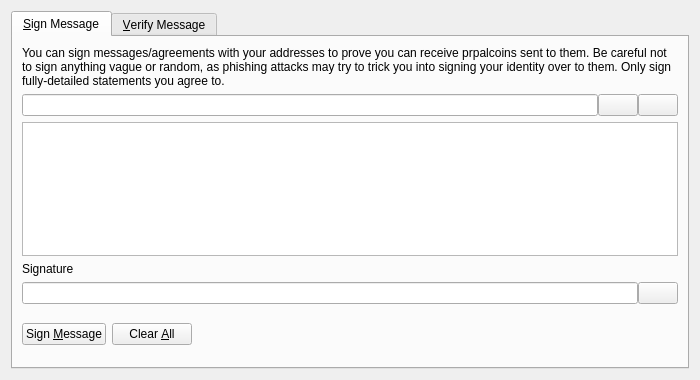
<?xml version="1.0" encoding="UTF-8"?>
<ui version="4.0">
 <class>SignVerifyMessageDialog</class>
 <widget class="QDialog" name="SignVerifyMessageDialog">
  <property name="geometry">
   <rect>
    <x>0</x>
    <y>0</y>
    <width>700</width>
    <height>380</height>
   </rect>
  </property>
  <property name="windowTitle">
   <string>Signatures - Sign / Verify a Message</string>
  </property>
  <property name="modal">
   <bool>true</bool>
  </property>
  <layout class="QVBoxLayout" name="verticalLayout">
   <item>
    <widget class="QTabWidget" name="tabWidget">
     <property name="currentIndex">
      <number>0</number>
     </property>
     <widget class="QWidget" name="tabSignMessage">
      <attribute name="title">
       <string>&amp;Sign Message</string>
      </attribute>
      <layout class="QVBoxLayout" name="verticalLayout_SM">
       <item>
        <widget class="QLabel" name="infoLabel_SM">
         <property name="text">
          <string>You can sign messages/agreements with your addresses to prove you can receive prpalcoins sent to them. Be careful not to sign anything vague or random, as phishing attacks may try to trick you into signing your identity over to them. Only sign fully-detailed statements you agree to.</string>
         </property>
         <property name="textFormat">
          <enum>Qt::PlainText</enum>
         </property>
         <property name="wordWrap">
          <bool>true</bool>
         </property>
        </widget>
       </item>
       <item>
        <layout class="QHBoxLayout" name="horizontalLayout_1_SM">
         <property name="spacing">
          <number>0</number>
         </property>
         <item>
          <widget class="QValidatedLineEdit" name="addressIn_SM">
           <property name="toolTip">
            <string>The Prpalcoin address to sign the message with</string>
           </property>
          </widget>
         </item>
         <item>
          <widget class="QPushButton" name="addressBookButton_SM">
           <property name="toolTip">
            <string>Choose previously used address</string>
           </property>
           <property name="text">
            <string/>
           </property>
           <property name="icon">
            <iconset resource="../bitcoin.qrc">
             <normaloff>:/icons/address-book</normaloff>:/icons/address-book</iconset>
           </property>
           <property name="shortcut">
            <string>Alt+A</string>
           </property>
           <property name="autoDefault">
            <bool>false</bool>
           </property>
          </widget>
         </item>
         <item>
          <widget class="QPushButton" name="pasteButton_SM">
           <property name="toolTip">
            <string>Paste address from clipboard</string>
           </property>
           <property name="text">
            <string/>
           </property>
           <property name="icon">
            <iconset resource="../bitcoin.qrc">
             <normaloff>:/icons/editpaste</normaloff>:/icons/editpaste</iconset>
           </property>
           <property name="shortcut">
            <string>Alt+P</string>
           </property>
           <property name="autoDefault">
            <bool>false</bool>
           </property>
          </widget>
         </item>
        </layout>
       </item>
       <item>
        <widget class="QPlainTextEdit" name="messageIn_SM">
         <property name="toolTip">
          <string>Enter the message you want to sign here</string>
         </property>
        </widget>
       </item>
       <item>
        <widget class="QLabel" name="signatureLabel_SM">
         <property name="text">
          <string>Signature</string>
         </property>
         <property name="textFormat">
          <enum>Qt::PlainText</enum>
         </property>
        </widget>
       </item>
       <item>
        <layout class="QHBoxLayout" name="horizontalLayout_2_SM">
         <property name="spacing">
          <number>0</number>
         </property>
         <item>
          <widget class="QLineEdit" name="signatureOut_SM">
           <property name="font">
            <font>
             <italic>true</italic>
            </font>
           </property>
           <property name="readOnly">
            <bool>true</bool>
           </property>
          </widget>
         </item>
         <item>
          <widget class="QPushButton" name="copySignatureButton_SM">
           <property name="toolTip">
            <string>Copy the current signature to the system clipboard</string>
           </property>
           <property name="text">
            <string/>
           </property>
           <property name="icon">
            <iconset resource="../bitcoin.qrc">
             <normaloff>:/icons/editcopy</normaloff>:/icons/editcopy</iconset>
           </property>
           <property name="autoDefault">
            <bool>false</bool>
           </property>
          </widget>
         </item>
        </layout>
       </item>
       <item>
        <layout class="QHBoxLayout" name="horizontalLayout_3_SM">
         <item>
          <widget class="QPushButton" name="signMessageButton_SM">
           <property name="toolTip">
            <string>Sign the message to prove you own this Prpalcoin address</string>
           </property>
           <property name="text">
            <string>Sign &amp;Message</string>
           </property>
           <property name="icon">
            <iconset resource="../bitcoin.qrc">
             <normaloff>:/icons/edit</normaloff>:/icons/edit</iconset>
           </property>
           <property name="autoDefault">
            <bool>false</bool>
           </property>
          </widget>
         </item>
         <item>
          <widget class="QPushButton" name="clearButton_SM">
           <property name="toolTip">
            <string>Reset all sign message fields</string>
           </property>
           <property name="text">
            <string>Clear &amp;All</string>
           </property>
           <property name="icon">
            <iconset resource="../bitcoin.qrc">
             <normaloff>:/icons/remove</normaloff>:/icons/remove</iconset>
           </property>
           <property name="autoDefault">
            <bool>false</bool>
           </property>
          </widget>
         </item>
         <item>
          <spacer name="horizontalSpacer_1_SM">
           <property name="orientation">
            <enum>Qt::Horizontal</enum>
           </property>
           <property name="sizeHint" stdset="0">
            <size>
             <width>40</width>
             <height>48</height>
            </size>
           </property>
          </spacer>
         </item>
         <item>
          <widget class="QLabel" name="statusLabel_SM">
           <property name="font">
            <font>
             <weight>75</weight>
             <bold>true</bold>
            </font>
           </property>
           <property name="text">
            <string/>
           </property>
           <property name="wordWrap">
            <bool>true</bool>
           </property>
          </widget>
         </item>
         <item>
          <spacer name="horizontalSpacer_2_SM">
           <property name="orientation">
            <enum>Qt::Horizontal</enum>
           </property>
           <property name="sizeHint" stdset="0">
            <size>
             <width>40</width>
             <height>48</height>
            </size>
           </property>
          </spacer>
         </item>
        </layout>
       </item>
      </layout>
     </widget>
     <widget class="QWidget" name="tabVerifyMessage">
      <attribute name="title">
       <string>&amp;Verify Message</string>
      </attribute>
      <layout class="QVBoxLayout" name="verticalLayout_VM">
       <item>
        <widget class="QLabel" name="infoLabel_VM">
         <property name="text">
          <string>Enter the receiver's address, message (ensure you copy line breaks, spaces, tabs, etc. exactly) and signature below to verify the message. Be careful not to read more into the signature than what is in the signed message itself, to avoid being tricked by a man-in-the-middle attack. Note that this only proves the signing party receives with the address, it cannot prove sendership of any transaction!</string>
         </property>
         <property name="textFormat">
          <enum>Qt::PlainText</enum>
         </property>
         <property name="alignment">
          <set>Qt::AlignLeading|Qt::AlignLeft|Qt::AlignTop</set>
         </property>
         <property name="wordWrap">
          <bool>true</bool>
         </property>
        </widget>
       </item>
       <item>
        <layout class="QHBoxLayout" name="horizontalLayout_1_VM">
         <property name="spacing">
          <number>0</number>
         </property>
         <item>
          <widget class="QValidatedLineEdit" name="addressIn_VM">
           <property name="toolTip">
            <string>The Prpalcoin address the message was signed with</string>
           </property>
          </widget>
         </item>
         <item>
          <widget class="QPushButton" name="addressBookButton_VM">
           <property name="toolTip">
            <string>Choose previously used address</string>
           </property>
           <property name="text">
            <string/>
           </property>
           <property name="icon">
            <iconset resource="../bitcoin.qrc">
             <normaloff>:/icons/address-book</normaloff>:/icons/address-book</iconset>
           </property>
           <property name="shortcut">
            <string>Alt+A</string>
           </property>
           <property name="autoDefault">
            <bool>false</bool>
           </property>
          </widget>
         </item>
        </layout>
       </item>
       <item>
        <widget class="QPlainTextEdit" name="messageIn_VM"/>
       </item>
       <item>
        <widget class="QValidatedLineEdit" name="signatureIn_VM"/>
       </item>
       <item>
        <layout class="QHBoxLayout" name="horizontalLayout_2_VM">
         <item>
          <widget class="QPushButton" name="verifyMessageButton_VM">
           <property name="toolTip">
            <string>Verify the message to ensure it was signed with the specified Prpalcoin address</string>
           </property>
           <property name="text">
            <string>Verify &amp;Message</string>
           </property>
           <property name="icon">
            <iconset resource="../bitcoin.qrc">
             <normaloff>:/icons/transaction_0</normaloff>:/icons/transaction_0</iconset>
           </property>
           <property name="autoDefault">
            <bool>false</bool>
           </property>
          </widget>
         </item>
         <item>
          <widget class="QPushButton" name="clearButton_VM">
           <property name="toolTip">
            <string>Reset all verify message fields</string>
           </property>
           <property name="text">
            <string>Clear &amp;All</string>
           </property>
           <property name="icon">
            <iconset resource="../bitcoin.qrc">
             <normaloff>:/icons/remove</normaloff>:/icons/remove</iconset>
           </property>
           <property name="autoDefault">
            <bool>false</bool>
           </property>
          </widget>
         </item>
         <item>
          <spacer name="horizontalSpacer_1_VM">
           <property name="orientation">
            <enum>Qt::Horizontal</enum>
           </property>
           <property name="sizeHint" stdset="0">
            <size>
             <width>40</width>
             <height>48</height>
            </size>
           </property>
          </spacer>
         </item>
         <item>
          <widget class="QLabel" name="statusLabel_VM">
           <property name="font">
            <font>
             <weight>75</weight>
             <bold>true</bold>
            </font>
           </property>
           <property name="text">
            <string/>
           </property>
           <property name="wordWrap">
            <bool>true</bool>
           </property>
          </widget>
         </item>
         <item>
          <spacer name="horizontalSpacer_2_VM">
           <property name="orientation">
            <enum>Qt::Horizontal</enum>
           </property>
           <property name="sizeHint" stdset="0">
            <size>
             <width>40</width>
             <height>48</height>
            </size>
           </property>
          </spacer>
         </item>
        </layout>
       </item>
      </layout>
     </widget>
    </widget>
   </item>
  </layout>
 </widget>
 <customwidgets>
  <customwidget>
   <class>QValidatedLineEdit</class>
   <extends>QLineEdit</extends>
   <header>qt/qvalidatedlineedit.h</header>
  </customwidget>
 </customwidgets>
 <resources>
  <include location="../bitcoin.qrc"/>
 </resources>
 <connections/>
</ui>
